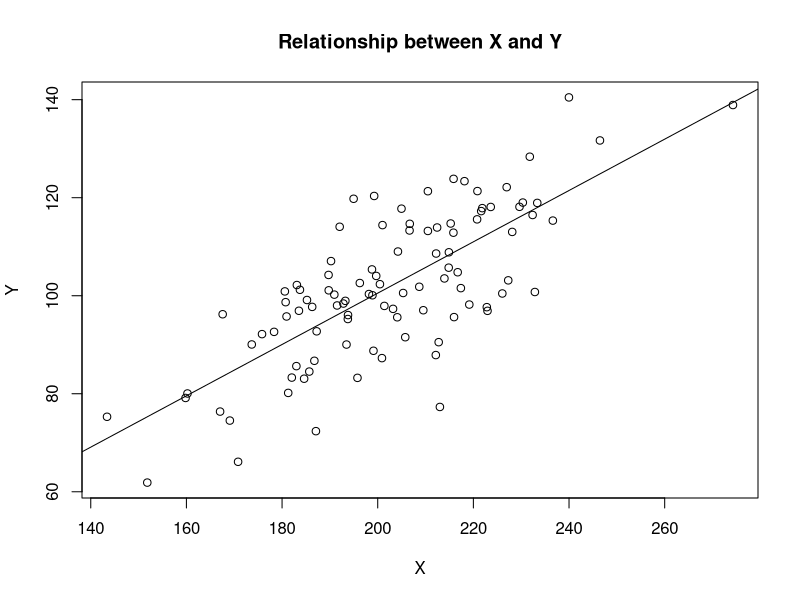

Write R code to recreate this figure. (Note: this script raises an error after producing the figure.)
## ---- chunk 1
set.seed(6164900)
Y <- rnorm(100, 100, 15)
X <- Y + rnorm(100, 100, 15)
## ---- chunk 2
n <- length(Y)
b1 <- (n*sum(X*Y) - sum(X)*sum(Y)) / (n*sum(X^2) - sum(X)^2)
b0 <- mean(Y) - b1*mean(X)
## ---- chunk 3
plot(X,Y, main = 'Relationship between X and Y')
abline(a = b0, b = b1)
## ---- chunk 4
y_pred <- b0 + b1*X

metrics <- function(obs, pred){
  RMSE <- sqrt(mean((obs-pred)^2))
  MAD <- mean(abs(obs-pred))
  MaxDev <- max(abs(obs-pred))
  MinDev <- min(abs(obs-pred))
  R2 <- 1-(sum((obs-pred)^2)/sum((obs - mean(obs))^2))
  return(list(RMSE = RMSE, MAD = MAD, MaxDev = MaxDev, MinDev = MinDev, R2 = R2))
}

## ---- chunk 5
metrics(y_pred)
## ---- chunk 6
fit.lin <- lm(Y~X)
summary(fit.lin)
metrics(fit.lin$fitted.values)
## ---- chunk 7
OLS <- function(outcome, input){
  y <- outcome #y is outcome variable
  x <- input #x is single input variable or matrix of input variables
  n <- length(y) #number of cases
  nx <- ifelse(is.null(ncol(x)), length(x), nrow(x)) #if x is vector length, if matrix nrow
  
  if(nx != n){
    stop('length X is not of length Y')
  }
  
  if(is.null(ncol(x))){ #if X is just an input vector we do this
    weights <- b1 <- (n*sum(x*y) - sum(x)*sum(y)) / (n*sum(x^2) - sum(x)^2)
    intercept <- mean(y) - weights * mean(x)
  } else{ #if its a matrix we specifiy for loop
    weights <- c()
    for(i in 1:ncol(x)){
      b_i <- (n*sum(x[,i]*y) - sum(x[,i])*sum(y)) / (n*sum(x[,i]^2) - sum(x[,i])^2)
      weights <- append(weights, b_i)
    }
    intercept <- mean(y) - sum(weights*(colMeans(input)))
  }
  
  ypred <- intercept + rowSums(t(t(input)*weights))
  metricz <- metrics(y, ypred)
  return(list(weights = weights, predictions = ypred, metrics = metricz))
}

## ---- chunk 8
OLS(rnorm(100), cbind(rnorm(100), rnorm(100)))
ols_obj <- OLS(Y,cbind(X, rnorm(100), rnorm(100)))
ols_obj$metrics
ols_obj$weights
